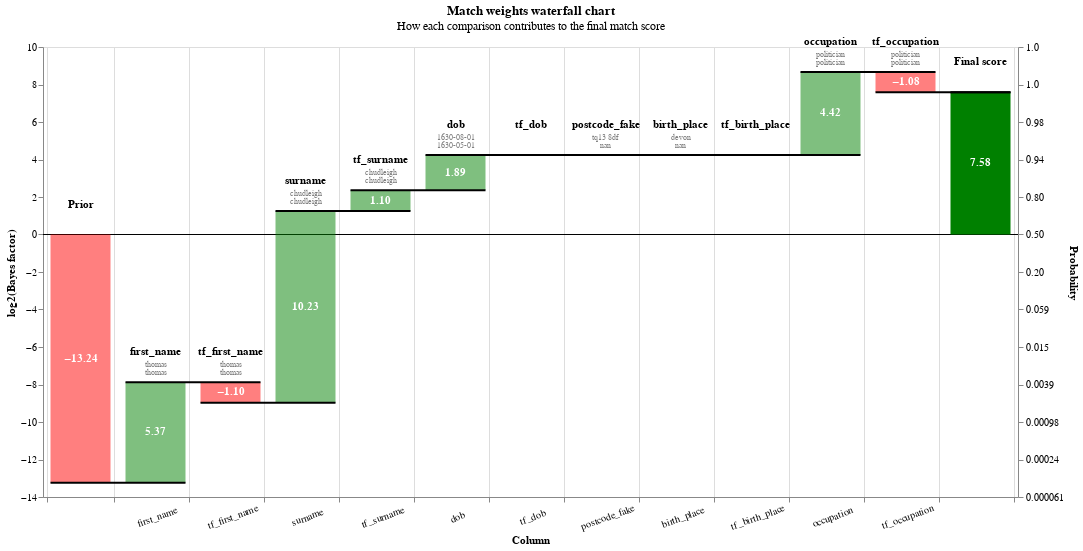

This figure's notebook cell:
### Markdown cell above
You can also view rows in this dataset as a waterfall chart as follows:

### Code cell
from splink.charts import waterfall_chart
records_to_plot = df_e.head(50).to_dict(orient="records")
waterfall_chart(records_to_plot, linker.settings_obj, filter_nulls=False)

### Figure 1 — Vega-Lite specification as saved in the notebook (floating-point values rounded to 4 significant figures; data arrays with more than 128 entries replaced by an {"elided": "..."} marker saying what was removed)
{"config": {"view": {"continuousWidth": 400, "continuousHeight": 300}}, "params": [{"name": "record_number", "value": 0, "bind": {"input": "range", "min": 0, "max": 49, "step": 1}, "description": "Filter by the interation number"}], "title": {"text": "Match weights waterfall chart", "subtitle": "How each comparison contributes to the final match score"}, "transform": [{"filter": "(datum.record_number == record_number)"}, {"window": [{"op": "sum", "field": "log2_bayes_factor", "as": "sum"}, {"op": "lead", "field": "column_name", "as": "lead"}], "frame": [null, 0]}, {"calculate": "datum.column_name === \"Final score\" ? datum.sum - datum.log2_bayes_factor : datum.sum", "as": "sum"}, {"calculate": "datum.lead === null ? datum.column_name : datum.lead", "as": "lead"}, {"calculate": "datum.column_name === \"Final score\" || datum.column_name === \"Prior match weight\" ? 0 : datum.sum - datum.log2_bayes_factor", "as": "previous_sum"}, {"calculate": "datum.sum > datum.previous_sum ? datum.column_name : \"\"", "as": "top_label"}, {"calculate": "datum.sum < datum.previous_sum ? datum.column_name : \"\"", "as": "bottom_label"}, {"calculate": "datum.sum > datum.previous_sum ? datum.sum : datum.previous_sum", "as": "sum_top"}, {"calculate": "datum.sum < datum.previous_sum ? datum.sum : datum.previous_sum", "as": "sum_bottom"}, {"calculate": "(datum.sum + datum.previous_sum) / 2", "as": "center"}, {"calculate": "(datum.log2_bayes_factor > 0 ? \"+\" : \"\") + datum.log2_bayes_factor", "as": "text_log2_bayes_factor"}, {"calculate": "datum.sum < datum.previous_sum ? 4 : -4", "as": "dy"}, {"calculate": "datum.sum < datum.previous_sum ? \"top\" : \"bottom\"", "as": "baseline"}, {"calculate": "1. / (1 + pow(2, -1.*datum.sum))", "as": "prob"}, {"calculate": "0*datum.sum", "as": "zero"}], "layer": [{"layer": [{"mark": "rule", "encoding": {"y": {"field": "zero", "type": "quantitative"}, "size": {"value": 0.5}, "color": {"value": "black"}}}, {"mark": {"type": "bar", "width": 60}, "encoding": {"color": {"condition": {"value": "red", "test": "(datum.log2_bayes_factor < 0)"}, "value": "green"}, "opacity": {"condition": {"value": 1, "test": "datum.column_name == 'Prior match weight' || datum.column_name == 'Final score'"}, "value": 0.5}, "tooltip": [{"type": "nominal", "field": "column_name", "title": "Comparison column"}, {"type": "nominal", "field": "value_l", "title": "Value (L)"}, {"type": "nominal", "field": "value_r", "title": "Value (R)"}, {"type": "ordinal", "field": "label_for_charts", "title": "Label"}, {"type": "nominal", "field": "sql_condition", "title": "SQL condition"}, {"type": "nominal", "field": "comparison_vector_value", "title": "Comparison vector value"}, {"type": "quantitative", "field": "bayes_factor", "title": "Bayes factor = m/u", "format": ",.4f"}, {"type": "quantitative", "field": "log2_bayes_factor", "title": "Match weight = log2(m/u)", "format": ",.4f"}, {"type": "quantitative", "field": "prob", "format": ".4f", "title": "Adjusted match score"}, {"type": "nominal", "field": "bayes_factor_description", "title": "Match weight description"}], "x": {"type": "nominal", "axis": {"labelExpr": "datum.value == 'Prior' || datum.value == 'Final score' ? '' : datum.value", "labelAngle": -20, "labelAlign": "center", "labelPadding": 10, "title": "Column", "grid": true, "tickBand": "extent"}, "field": "column_name", "sort": {"field": "bar_sort_order", "order": "ascending"}}, "y": {"type": "quantitative", "axis": {"grid": false, "orient": "left", "title": "log2(Bayes factor)"}, "field": "previous_sum"}, "y2": {"field": "sum"}}}, {"mark": {"type": "text", "fontWeight": "bold"}, "encoding": {"color": {"value": "white"}, "text": {"condition": {"type": "nominal", "field": "log2_bayes_factor", "format": ".2f", "test": "abs(datum.log2_bayes_factor) > 1"}, "value": ""}, "x": {"type": "nominal", "axis": {"labelAngle": 0, "title": "Column"}, "field": "column_name", "sort": {"field": "bar_sort_order", "order": "ascending"}}, "y": {"type": "quantitative", "axis": {"orient": "left"}, "field": "center"}}}, {"mark": {"type": "text", "baseline": "bottom", "dy": -25, "fontWeight": "bold"}, "encoding": {"color": {"value": "black"}, "text": {"type": "nominal", "field": "column_name"}, "x": {"type": "nominal", "axis": {"labelAngle": 0, "title": "Column"}, "field": "column_name", "sort": {"field": "bar_sort_order", "order": "ascending"}}, "y": {"type": "quantitative", "field": "sum_top"}}}, {"mark": {"type": "text", "baseline": "bottom", "fontSize": 8, "dy": -13}, "encoding": {"color": {"value": "grey"}, "text": {"type": "nominal", "field": "value_l"}, "x": {"type": "nominal", "axis": {"labelAngle": 0, "title": "Column"}, "field": "column_name", "sort": {"field": "bar_sort_order", "order": "ascending"}}, "y": {"type": "quantitative", "field": "sum_top"}}}, {"mark": {"type": "text", "baseline": "bottom", "fontSize": 8, "dy": -5}, "encoding": {"color": {"value": "grey"}, "text": {"type": "nominal", "field": "value_r"}, "x": {"type": "nominal", "axis": {"labelAngle": 0, "title": "Column"}, "field": "column_name", "sort": {"field": "bar_sort_order", "order": "ascending"}}, "y": {"type": "quantitative", "field": "sum_top"}}}]}, {"mark": {"type": "rule", "color": "black", "strokeWidth": 2, "x2Offset": 30, "xOffset": -30}, "encoding": {"x": {"type": "nominal", "axis": {"labelAngle": 0, "title": "Column"}, "field": "column_name", "sort": {"field": "bar_sort_order", "order": "ascending"}}, "x2": {"field": "lead"}, "y": {"type": "quantitative", "axis": {"labelExpr": "format(1 / (1 + pow(2, -1*datum.value)), '.2r')", "orient": "right", "title": "Probability"}, "field": "sum", "scale": {"zero": false}}}}], "height": 450, "resolve": {"axis": {"y": "independent"}}, "width": {"step": 75}, "$schema": "https://vega.github.io/schema/vega-lite/v5.2.0.json", "data": {"values": {"elided": "650 records"}}}
